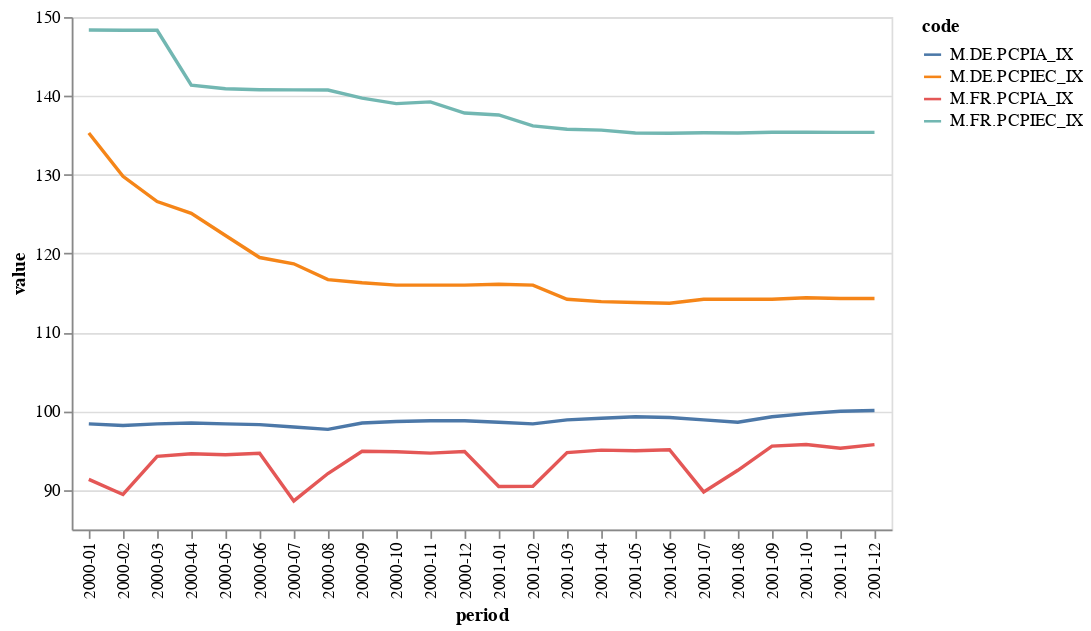

The notebook cell this image was saved under:
### Code cell
chart = Chart(clean_dataframe(sdmx_filter_df).query("period >= '2000' and period < '2002'")).mark_line().encode(
    x='period',
    y=Y('value', scale=Scale(zero=False)),
    color='code',
)
chart

### Figure 1 — Vega-Lite specification as saved in the notebook (floating-point values rounded to 4 significant figures)
{"$schema": "https://vega.github.io/schema/vega-lite/v1.2.1.json", "data": {"values": [{"FREQ": "M", "Frequency": "Monthly", "INDICATOR": "PCPIA_IX", "Indicator": "Clothing and footwear", "REFERENCE_PERIOD": "2015A", "REF_AREA": "FR", "Reference Area": "France", "code": "M.FR.PCPIA_IX", "dataset_code": "CPI", "dataset_name": "Consumer Price Index (CPI)", "period": "2000-01", "value": 91.36}, {"FREQ": "M", "Frequency": "Monthly", "INDICATOR": "PCPIA_IX", "Indicator": "Clothing and footwear", "REFERENCE_PERIOD": "2015A", "REF_AREA": "FR", "Reference Area": "France", "code": "M.FR.PCPIA_IX", "dataset_code": "CPI", "dataset_name": "Consumer Price Index (CPI)", "period": "2000-02", "value": 89.44}, {"FREQ": "M", "Frequency": "Monthly", "INDICATOR": "PCPIA_IX", "Indicator": "Clothing and footwear", "REFERENCE_PERIOD": "2015A", "REF_AREA": "FR", "Reference Area": "France", "code": "M.FR.PCPIA_IX", "dataset_code": "CPI", "dataset_name": "Consumer Price Index (CPI)", "period": "2000-03", "value": 94.27}, {"FREQ": "M", "Frequency": "Monthly", "INDICATOR": "PCPIA_IX", "Indicator": "Clothing and footwear", "REFERENCE_PERIOD": "2015A", "REF_AREA": "FR", "Reference Area": "France", "code": "M.FR.PCPIA_IX", "dataset_code": "CPI", "dataset_name": "Consumer Price Index (CPI)", "period": "2000-04", "value": 94.6}, {"FREQ": "M", "Frequency": "Monthly", "INDICATOR": "PCPIA_IX", "Indicator": "Clothing and footwear", "REFERENCE_PERIOD": "2015A", "REF_AREA": "FR", "Reference Area": "France", "code": "M.FR.PCPIA_IX", "dataset_code": "CPI", "dataset_name": "Consumer Price Index (CPI)", "period": "2000-05", "value": 94.49}, {"FREQ": "M", "Frequency": "Monthly", "INDICATOR": "PCPIA_IX", "Indicator": "Clothing and footwear", "REFERENCE_PERIOD": "2015A", "REF_AREA": "FR", "Reference Area": "France", "code": "M.FR.PCPIA_IX", "dataset_code": "CPI", "dataset_name": "Consumer Price Index (CPI)", "period": "2000-06", "value": 94.66}, {"FREQ": "M", "Frequency": "Monthly", "INDICATOR": "PCPIA_IX", "Indicator": "Clothing and footwear", "REFERENCE_PERIOD": "2015A", "REF_AREA": "FR", "Reference Area": "France", "code": "M.FR.PCPIA_IX", "dataset_code": "CPI", "dataset_name": "Consumer Price Index (CPI)", "period": "2000-07", "value": 88.62}, {"FREQ": "M", "Frequency": "Monthly", "INDICATOR": "PCPIA_IX", "Indicator": "Clothing and footwear", "REFERENCE_PERIOD": "2015A", "REF_AREA": "FR", "Reference Area": "France", "code": "M.FR.PCPIA_IX", "dataset_code": "CPI", "dataset_name": "Consumer Price Index (CPI)", "period": "2000-08", "value": 92.1}, {"FREQ": "M", "Frequency": "Monthly", "INDICATOR": "PCPIA_IX", "Indicator": "Clothing and footwear", "REFERENCE_PERIOD": "2015A", "REF_AREA": "FR", "Reference Area": "France", "code": "M.FR.PCPIA_IX", "dataset_code": "CPI", "dataset_name": "Consumer Price Index (CPI)", "period": "2000-09", "value": 94.93}, {"FREQ": "M", "Frequency": "Monthly", "INDICATOR": "PCPIA_IX", "Indicator": "Clothing and footwear", "REFERENCE_PERIOD": "2015A", "REF_AREA": "FR", "Reference Area": "France", "code": "M.FR.PCPIA_IX", "dataset_code": "CPI", "dataset_name": "Consumer Price Index (CPI)", "period": "2000-10", "value": 94.85}, {"FREQ": "M", "Frequency": "Monthly", "INDICATOR": "PCPIA_IX", "Indicator": "Clothing and footwear", "REFERENCE_PERIOD": "2015A", "REF_AREA": "FR", "Reference Area": "France", "code": "M.FR.PCPIA_IX", "dataset_code": "CPI", "dataset_name": "Consumer Price Index (CPI)", "period": "2000-11", "value": 94.69}, {"FREQ": "M", "Frequency": "Monthly", "INDICATOR": "PCPIA_IX", "Indicator": "Clothing and footwear", "REFERENCE_PERIOD": "2015A", "REF_AREA": "FR", "Reference Area": "France", "code": "M.FR.PCPIA_IX", "dataset_code": "CPI", "dataset_name": "Consumer Price Index (CPI)", "period": "2000-12", "value": 94.89}, {"FREQ": "M", "Frequency": "Monthly", "INDICATOR": "PCPIA_IX", "Indicator": "Clothing and footwear", "REFERENCE_PERIOD": "2015A", "REF_AREA": "FR", "Reference Area": "France", "code": "M.FR.PCPIA_IX", "dataset_code": "CPI", "dataset_name": "Consumer Price Index (CPI)", "period": "2001-01", "value": 90.45}, {"FREQ": "M", "Frequency": "Monthly", "INDICATOR": "PCPIA_IX", "Indicator": "Clothing and footwear", "REFERENCE_PERIOD": "2015A", "REF_AREA": "FR", "Reference Area": "France", "code": "M.FR.PCPIA_IX", "dataset_code": "CPI", "dataset_name": "Consumer Price Index (CPI)", "period": "2001-02", "value": 90.49}, {"FREQ": "M", "Frequency": "Monthly", "INDICATOR": "PCPIA_IX", "Indicator": "Clothing and footwear", "REFERENCE_PERIOD": "2015A", "REF_AREA": "FR", "Reference Area": "France", "code": "M.FR.PCPIA_IX", "dataset_code": "CPI", "dataset_name": "Consumer Price Index (CPI)", "period": "2001-03", "value": 94.76}, {"FREQ": "M", "Frequency": "Monthly", "INDICATOR": "PCPIA_IX", "Indicator": "Clothing and footwear", "REFERENCE_PERIOD": "2015A", "REF_AREA": "FR", "Reference Area": "France", "code": "M.FR.PCPIA_IX", "dataset_code": "CPI", "dataset_name": "Consumer Price Index (CPI)", "period": "2001-04", "value": 95.07}, {"FREQ": "M", "Frequency": "Monthly", "INDICATOR": "PCPIA_IX", "Indicator": "Clothing and footwear", "REFERENCE_PERIOD": "2015A", "REF_AREA": "FR", "Reference Area": "France", "code": "M.FR.PCPIA_IX", "dataset_code": "CPI", "dataset_name": "Consumer Price Index (CPI)", "period": "2001-05", "value": 94.98}, {"FREQ": "M", "Frequency": "Monthly", "INDICATOR": "PCPIA_IX", "Indicator": "Clothing and footwear", "REFERENCE_PERIOD": "2015A", "REF_AREA": "FR", "Reference Area": "France", "code": "M.FR.PCPIA_IX", "dataset_code": "CPI", "dataset_name": "Consumer Price Index (CPI)", "period": "2001-06", "value": 95.11}, {"FREQ": "M", "Frequency": "Monthly", "INDICATOR": "PCPIA_IX", "Indicator": "Clothing and footwear", "REFERENCE_PERIOD": "2015A", "REF_AREA": "FR", "Reference Area": "France", "code": "M.FR.PCPIA_IX", "dataset_code": "CPI", "dataset_name": "Consumer Price Index (CPI)", "period": "2001-07", "value": 89.77}, {"FREQ": "M", "Frequency": "Monthly", "INDICATOR": "PCPIA_IX", "Indicator": "Clothing and footwear", "REFERENCE_PERIOD": "2015A", "REF_AREA": "FR", "Reference Area": "France", "code": "M.FR.PCPIA_IX", "dataset_code": "CPI", "dataset_name": "Consumer Price Index (CPI)", "period": "2001-08", "value": 92.51}, {"FREQ": "M", "Frequency": "Monthly", "INDICATOR": "PCPIA_IX", "Indicator": "Clothing and footwear", "REFERENCE_PERIOD": "2015A", "REF_AREA": "FR", "Reference Area": "France", "code": "M.FR.PCPIA_IX", "dataset_code": "CPI", "dataset_name": "Consumer Price Index (CPI)", "period": "2001-09", "value": 95.58}, {"FREQ": "M", "Frequency": "Monthly", "INDICATOR": "PCPIA_IX", "Indicator": "Clothing and footwear", "REFERENCE_PERIOD": "2015A", "REF_AREA": "FR", "Reference Area": "France", "code": "M.FR.PCPIA_IX", "dataset_code": "CPI", "dataset_name": "Consumer Price Index (CPI)", "period": "2001-10", "value": 95.78}, {"FREQ": "M", "Frequency": "Monthly", "INDICATOR": "PCPIA_IX", "Indicator": "Clothing and footwear", "REFERENCE_PERIOD": "2015A", "REF_AREA": "FR", "Reference Area": "France", "code": "M.FR.PCPIA_IX", "dataset_code": "CPI", "dataset_name": "Consumer Price Index (CPI)", "period": "2001-11", "value": 95.3}, {"FREQ": "M", "Frequency": "Monthly", "INDICATOR": "PCPIA_IX", "Indicator": "Clothing and footwear", "REFERENCE_PERIOD": "2015A", "REF_AREA": "FR", "Reference Area": "France", "code": "M.FR.PCPIA_IX", "dataset_code": "CPI", "dataset_name": "Consumer Price Index (CPI)", "period": "2001-12", "value": 95.77}, {"FREQ": "M", "Frequency": "Monthly", "INDICATOR": "PCPIEC_IX", "Indicator": "Communication", "REFERENCE_PERIOD": "2015A", "REF_AREA": "FR", "Reference Area": "France", "code": "M.FR.PCPIEC_IX", "dataset_code": "CPI", "dataset_name": "Consumer Price Index (CPI)", "period": "2000-01", "value": 148.4}, {"FREQ": "M", "Frequency": "Monthly", "INDICATOR": "PCPIEC_IX", "Indicator": "Communication", "REFERENCE_PERIOD": "2015A", "REF_AREA": "FR", "Reference Area": "France", "code": "M.FR.PCPIEC_IX", "dataset_code": "CPI", "dataset_name": "Consumer Price Index (CPI)", "period": "2000-02", "value": 148.3}, {"FREQ": "M", "Frequency": "Monthly", "INDICATOR": "PCPIEC_IX", "Indicator": "Communication", "REFERENCE_PERIOD": "2015A", "REF_AREA": "FR", "Reference Area": "France", "code": "M.FR.PCPIEC_IX", "dataset_code": "CPI", "dataset_name": "Consumer Price Index (CPI)", "period": "2000-03", "value": 148.3}, {"FREQ": "M", "Frequency": "Monthly", "INDICATOR": "PCPIEC_IX", "Indicator": "Communication", "REFERENCE_PERIOD": "2015A", "REF_AREA": "FR", "Reference Area": "France", "code": "M.FR.PCPIEC_IX", "dataset_code": "CPI", "dataset_name": "Consumer Price Index (CPI)", "period": "2000-04", "value": 141.4}, {"FREQ": "M", "Frequency": "Monthly", "INDICATOR": "PCPIEC_IX", "Indicator": "Communication", "REFERENCE_PERIOD": "2015A", "REF_AREA": "FR", "Reference Area": "France", "code": "M.FR.PCPIEC_IX", "dataset_code": "CPI", "dataset_name": "Consumer Price Index (CPI)", "period": "2000-05", "value": 140.9}, {"FREQ": "M", "Frequency": "Monthly", "INDICATOR": "PCPIEC_IX", "Indicator": "Communication", "REFERENCE_PERIOD": "2015A", "REF_AREA": "FR", "Reference Area": "France", "code": "M.FR.PCPIEC_IX", "dataset_code": "CPI", "dataset_name": "Consumer Price Index (CPI)", "period": "2000-06", "value": 140.8}, {"FREQ": "M", "Frequency": "Monthly", "INDICATOR": "PCPIEC_IX", "Indicator": "Communication", "REFERENCE_PERIOD": "2015A", "REF_AREA": "FR", "Reference Area": "France", "code": "M.FR.PCPIEC_IX", "dataset_code": "CPI", "dataset_name": "Consumer Price Index (CPI)", "period": "2000-07", "value": 140.8}, {"FREQ": "M", "Frequency": "Monthly", "INDICATOR": "PCPIEC_IX", "Indicator": "Communication", "REFERENCE_PERIOD": "2015A", "REF_AREA": "FR", "Reference Area": "France", "code": "M.FR.PCPIEC_IX", "dataset_code": "CPI", "dataset_name": "Consumer Price Index (CPI)", "period": "2000-08", "value": 140.7}, {"FREQ": "M", "Frequency": "Monthly", "INDICATOR": "PCPIEC_IX", "Indicator": "Communication", "REFERENCE_PERIOD": "2015A", "REF_AREA": "FR", "Reference Area": "France", "code": "M.FR.PCPIEC_IX", "dataset_code": "CPI", "dataset_name": "Consumer Price Index (CPI)", "period": "2000-09", "value": 139.7}, {"FREQ": "M", "Frequency": "Monthly", "INDICATOR": "PCPIEC_IX", "Indicator": "Communication", "REFERENCE_PERIOD": "2015A", "REF_AREA": "FR", "Reference Area": "France", "code": "M.FR.PCPIEC_IX", "dataset_code": "CPI", "dataset_name": "Consumer Price Index (CPI)", "period": "2000-10", "value": 139.0}, {"FREQ": "M", "Frequency": "Monthly", "INDICATOR": "PCPIEC_IX", "Indicator": "Communication", "REFERENCE_PERIOD": "2015A", "REF_AREA": "FR", "Reference Area": "France", "code": "M.FR.PCPIEC_IX", "dataset_code": "CPI", "dataset_name": "Consumer Price Index (CPI)", "period": "2000-11", "value": 139.2}, {"FREQ": "M", "Frequency": "Monthly", "INDICATOR": "PCPIEC_IX", "Indicator": "Communication", "REFERENCE_PERIOD": "2015A", "REF_AREA": "FR", "Reference Area": "France", "code": "M.FR.PCPIEC_IX", "dataset_code": "CPI", "dataset_name": "Consumer Price Index (CPI)", "period": "2000-12", "value": 137.8}, {"FREQ": "M", "Frequency": "Monthly", "INDICATOR": "PCPIEC_IX", "Indicator": "Communication", "REFERENCE_PERIOD": "2015A", "REF_AREA": "FR", "Reference Area": "France", "code": "M.FR.PCPIEC_IX", "dataset_code": "CPI", "dataset_name": "Consumer Price Index (CPI)", "period": "2001-01", "value": 137.6}, {"FREQ": "M", "Frequency": "Monthly", "INDICATOR": "PCPIEC_IX", "Indicator": "Communication", "REFERENCE_PERIOD": "2015A", "REF_AREA": "FR", "Reference Area": "France", "code": "M.FR.PCPIEC_IX", "dataset_code": "CPI", "dataset_name": "Consumer Price Index (CPI)", "period": "2001-02", "value": 136.2}, {"FREQ": "M", "Frequency": "Monthly", "INDICATOR": "PCPIEC_IX", "Indicator": "Communication", "REFERENCE_PERIOD": "2015A", "REF_AREA": "FR", "Reference Area": "France", "code": "M.FR.PCPIEC_IX", "dataset_code": "CPI", "dataset_name": "Consumer Price Index (CPI)", "period": "2001-03", "value": 135.8}, {"FREQ": "M", "Frequency": "Monthly", "INDICATOR": "PCPIEC_IX", "Indicator": "Communication", "REFERENCE_PERIOD": "2015A", "REF_AREA": "FR", "Reference Area": "France", "code": "M.FR.PCPIEC_IX", "dataset_code": "CPI", "dataset_name": "Consumer Price Index (CPI)", "period": "2001-04", "value": 135.7}, {"FREQ": "M", "Frequency": "Monthly", "INDICATOR": "PCPIEC_IX", "Indicator": "Communication", "REFERENCE_PERIOD": "2015A", "REF_AREA": "FR", "Reference Area": "France", "code": "M.FR.PCPIEC_IX", "dataset_code": "CPI", "dataset_name": "Consumer Price Index (CPI)", "period": "2001-05", "value": 135.3}, {"FREQ": "M", "Frequency": "Monthly", "INDICATOR": "PCPIEC_IX", "Indicator": "Communication", "REFERENCE_PERIOD": "2015A", "REF_AREA": "FR", "Reference Area": "France", "code": "M.FR.PCPIEC_IX", "dataset_code": "CPI", "dataset_name": "Consumer Price Index (CPI)", "period": "2001-06", "value": 135.3}, {"FREQ": "M", "Frequency": "Monthly", "INDICATOR": "PCPIEC_IX", "Indicator": "Communication", "REFERENCE_PERIOD": "2015A", "REF_AREA": "FR", "Reference Area": "France", "code": "M.FR.PCPIEC_IX", "dataset_code": "CPI", "dataset_name": "Consumer Price Index (CPI)", "period": "2001-07", "value": 135.3}, {"FREQ": "M", "Frequency": "Monthly", "INDICATOR": "PCPIEC_IX", "Indicator": "Communication", "REFERENCE_PERIOD": "2015A", "REF_AREA": "FR", "Reference Area": "France", "code": "M.FR.PCPIEC_IX", "dataset_code": "CPI", "dataset_name": "Consumer Price Index (CPI)", "period": "2001-08", "value": 135.3}, {"FREQ": "M", "Frequency": "Monthly", "INDICATOR": "PCPIEC_IX", "Indicator": "Communication", "REFERENCE_PERIOD": "2015A", "REF_AREA": "FR", "Reference Area": "France", "code": "M.FR.PCPIEC_IX", "dataset_code": "CPI", "dataset_name": "Consumer Price Index (CPI)", "period": "2001-09", "value": 135.4}, {"FREQ": "M", "Frequency": "Monthly", "INDICATOR": "PCPIEC_IX", "Indicator": "Communication", "REFERENCE_PERIOD": "2015A", "REF_AREA": "FR", "Reference Area": "France", "code": "M.FR.PCPIEC_IX", "dataset_code": "CPI", "dataset_name": "Consumer Price Index (CPI)", "period": "2001-10", "value": 135.4}, {"FREQ": "M", "Frequency": "Monthly", "INDICATOR": "PCPIEC_IX", "Indicator": "Communication", "REFERENCE_PERIOD": "2015A", "REF_AREA": "FR", "Reference Area": "France", "code": "M.FR.PCPIEC_IX", "dataset_code": "CPI", "dataset_name": "Consumer Price Index (CPI)", "period": "2001-11", "value": 135.4}, {"FREQ": "M", "Frequency": "Monthly", "INDICATOR": "PCPIEC_IX", "Indicator": "Communication", "REFERENCE_PERIOD": "2015A", "REF_AREA": "FR", "Reference Area": "France", "code": "M.FR.PCPIEC_IX", "dataset_code": "CPI", "dataset_name": "Consumer Price Index (CPI)", "period": "2001-12", "value": 135.4}, {"FREQ": "M", "Frequency": "Monthly", "INDICATOR": "PCPIA_IX", "Indicator": "Clothing and footwear", "REFERENCE_PERIOD": "2010A", "REF_AREA": "DE", "Reference Area": "Germany", "code": "M.DE.PCPIA_IX", "dataset_code": "CPI", "dataset_name": "Consumer Price Index (CPI)", "period": "2000-01", "value": 98.4}, {"FREQ": "M", "Frequency": "Monthly", "INDICATOR": "PCPIA_IX", "Indicator": "Clothing and footwear", "REFERENCE_PERIOD": "2010A", "REF_AREA": "DE", "Reference Area": "Germany", "code": "M.DE.PCPIA_IX", "dataset_code": "CPI", "dataset_name": "Consumer Price Index (CPI)", "period": "2000-02", "value": 98.2}, {"FREQ": "M", "Frequency": "Monthly", "INDICATOR": "PCPIA_IX", "Indicator": "Clothing and footwear", "REFERENCE_PERIOD": "2010A", "REF_AREA": "DE", "Reference Area": "Germany", "code": "M.DE.PCPIA_IX", "dataset_code": "CPI", "dataset_name": "Consumer Price Index (CPI)", "period": "2000-03", "value": 98.4}, {"FREQ": "M", "Frequency": "Monthly", "INDICATOR": "PCPIA_IX", "Indicator": "Clothing and footwear", "REFERENCE_PERIOD": "2010A", "REF_AREA": "DE", "Reference Area": "Germany", "code": "M.DE.PCPIA_IX", "dataset_code": "CPI", "dataset_name": "Consumer Price Index (CPI)", "period": "2000-04", "value": 98.5}, {"FREQ": "M", "Frequency": "Monthly", "INDICATOR": "PCPIA_IX", "Indicator": "Clothing and footwear", "REFERENCE_PERIOD": "2010A", "REF_AREA": "DE", "Reference Area": "Germany", "code": "M.DE.PCPIA_IX", "dataset_code": "CPI", "dataset_name": "Consumer Price Index (CPI)", "period": "2000-05", "value": 98.4}, {"FREQ": "M", "Frequency": "Monthly", "INDICATOR": "PCPIA_IX", "Indicator": "Clothing and footwear", "REFERENCE_PERIOD": "2010A", "REF_AREA": "DE", "Reference Area": "Germany", "code": "M.DE.PCPIA_IX", "dataset_code": "CPI", "dataset_name": "Consumer Price Index (CPI)", "period": "2000-06", "value": 98.3}, {"FREQ": "M", "Frequency": "Monthly", "INDICATOR": "PCPIA_IX", "Indicator": "Clothing and footwear", "REFERENCE_PERIOD": "2010A", "REF_AREA": "DE", "Reference Area": "Germany", "code": "M.DE.PCPIA_IX", "dataset_code": "CPI", "dataset_name": "Consumer Price Index (CPI)", "period": "2000-07", "value": 98}, {"FREQ": "M", "Frequency": "Monthly", "INDICATOR": "PCPIA_IX", "Indicator": "Clothing and footwear", "REFERENCE_PERIOD": "2010A", "REF_AREA": "DE", "Reference Area": "Germany", "code": "M.DE.PCPIA_IX", "dataset_code": "CPI", "dataset_name": "Consumer Price Index (CPI)", "period": "2000-08", "value": 97.7}, {"FREQ": "M", "Frequency": "Monthly", "INDICATOR": "PCPIA_IX", "Indicator": "Clothing and footwear", "REFERENCE_PERIOD": "2010A", "REF_AREA": "DE", "Reference Area": "Germany", "code": "M.DE.PCPIA_IX", "dataset_code": "CPI", "dataset_name": "Consumer Price Index (CPI)", "period": "2000-09", "value": 98.5}, {"FREQ": "M", "Frequency": "Monthly", "INDICATOR": "PCPIA_IX", "Indicator": "Clothing and footwear", "REFERENCE_PERIOD": "2010A", "REF_AREA": "DE", "Reference Area": "Germany", "code": "M.DE.PCPIA_IX", "dataset_code": "CPI", "dataset_name": "Consumer Price Index (CPI)", "period": "2000-10", "value": 98.7}, {"FREQ": "M", "Frequency": "Monthly", "INDICATOR": "PCPIA_IX", "Indicator": "Clothing and footwear", "REFERENCE_PERIOD": "2010A", "REF_AREA": "DE", "Reference Area": "Germany", "code": "M.DE.PCPIA_IX", "dataset_code": "CPI", "dataset_name": "Consumer Price Index (CPI)", "period": "2000-11", "value": 98.8}, {"FREQ": "M", "Frequency": "Monthly", "INDICATOR": "PCPIA_IX", "Indicator": "Clothing and footwear", "REFERENCE_PERIOD": "2010A", "REF_AREA": "DE", "Reference Area": "Germany", "code": "M.DE.PCPIA_IX", "dataset_code": "CPI", "dataset_name": "Consumer Price Index (CPI)", "period": "2000-12", "value": 98.8}, {"FREQ": "M", "Frequency": "Monthly", "INDICATOR": "PCPIA_IX", "Indicator": "Clothing and footwear", "REFERENCE_PERIOD": "2010A", "REF_AREA": "DE", "Reference Area": "Germany", "code": "M.DE.PCPIA_IX", "dataset_code": "CPI", "dataset_name": "Consumer Price Index (CPI)", "period": "2001-01", "value": 98.6}, {"FREQ": "M", "Frequency": "Monthly", "INDICATOR": "PCPIA_IX", "Indicator": "Clothing and footwear", "REFERENCE_PERIOD": "2010A", "REF_AREA": "DE", "Reference Area": "Germany", "code": "M.DE.PCPIA_IX", "dataset_code": "CPI", "dataset_name": "Consumer Price Index (CPI)", "period": "2001-02", "value": 98.4}, {"FREQ": "M", "Frequency": "Monthly", "INDICATOR": "PCPIA_IX", "Indicator": "Clothing and footwear", "REFERENCE_PERIOD": "2010A", "REF_AREA": "DE", "Reference Area": "Germany", "code": "M.DE.PCPIA_IX", "dataset_code": "CPI", "dataset_name": "Consumer Price Index (CPI)", "period": "2001-03", "value": 98.9}, {"FREQ": "M", "Frequency": "Monthly", "INDICATOR": "PCPIA_IX", "Indicator": "Clothing and footwear", "REFERENCE_PERIOD": "2010A", "REF_AREA": "DE", "Reference Area": "Germany", "code": "M.DE.PCPIA_IX", "dataset_code": "CPI", "dataset_name": "Consumer Price Index (CPI)", "period": "2001-04", "value": 99.1}, {"FREQ": "M", "Frequency": "Monthly", "INDICATOR": "PCPIA_IX", "Indicator": "Clothing and footwear", "REFERENCE_PERIOD": "2010A", "REF_AREA": "DE", "Reference Area": "Germany", "code": "M.DE.PCPIA_IX", "dataset_code": "CPI", "dataset_name": "Consumer Price Index (CPI)", "period": "2001-05", "value": 99.3}, {"FREQ": "M", "Frequency": "Monthly", "INDICATOR": "PCPIA_IX", "Indicator": "Clothing and footwear", "REFERENCE_PERIOD": "2010A", "REF_AREA": "DE", "Reference Area": "Germany", "code": "M.DE.PCPIA_IX", "dataset_code": "CPI", "dataset_name": "Consumer Price Index (CPI)", "period": "2001-06", "value": 99.2}, {"FREQ": "M", "Frequency": "Monthly", "INDICATOR": "PCPIA_IX", "Indicator": "Clothing and footwear", "REFERENCE_PERIOD": "2010A", "REF_AREA": "DE", "Reference Area": "Germany", "code": "M.DE.PCPIA_IX", "dataset_code": "CPI", "dataset_name": "Consumer Price Index (CPI)", "period": "2001-07", "value": 98.9}, {"FREQ": "M", "Frequency": "Monthly", "INDICATOR": "PCPIA_IX", "Indicator": "Clothing and footwear", "REFERENCE_PERIOD": "2010A", "REF_AREA": "DE", "Reference Area": "Germany", "code": "M.DE.PCPIA_IX", "dataset_code": "CPI", "dataset_name": "Consumer Price Index (CPI)", "period": "2001-08", "value": 98.6}, {"FREQ": "M", "Frequency": "Monthly", "INDICATOR": "PCPIA_IX", "Indicator": "Clothing and footwear", "REFERENCE_PERIOD": "2010A", "REF_AREA": "DE", "Reference Area": "Germany", "code": "M.DE.PCPIA_IX", "dataset_code": "CPI", "dataset_name": "Consumer Price Index (CPI)", "period": "2001-09", "value": 99.3}, {"FREQ": "M", "Frequency": "Monthly", "INDICATOR": "PCPIA_IX", "Indicator": "Clothing and footwear", "REFERENCE_PERIOD": "2010A", "REF_AREA": "DE", "Reference Area": "Germany", "code": "M.DE.PCPIA_IX", "dataset_code": "CPI", "dataset_name": "Consumer Price Index (CPI)", "period": "2001-10", "value": 99.7}, {"FREQ": "M", "Frequency": "Monthly", "INDICATOR": "PCPIA_IX", "Indicator": "Clothing and footwear", "REFERENCE_PERIOD": "2010A", "REF_AREA": "DE", "Reference Area": "Germany", "code": "M.DE.PCPIA_IX", "dataset_code": "CPI", "dataset_name": "Consumer Price Index (CPI)", "period": "2001-11", "value": 100}, {"FREQ": "M", "Frequency": "Monthly", "INDICATOR": "PCPIA_IX", "Indicator": "Clothing and footwear", "REFERENCE_PERIOD": "2010A", "REF_AREA": "DE", "Reference Area": "Germany", "code": "M.DE.PCPIA_IX", "dataset_code": "CPI", "dataset_name": "Consumer Price Index (CPI)", "period": "2001-12", "value": 100.1}, {"FREQ": "M", "Frequency": "Monthly", "INDICATOR": "PCPIEC_IX", "Indicator": "Communication", "REFERENCE_PERIOD": "2010A", "REF_AREA": "DE", "Reference Area": "Germany", "code": "M.DE.PCPIEC_IX", "dataset_code": "CPI", "dataset_name": "Consumer Price Index (CPI)", "period": "2000-01", "value": 135.3}, {"FREQ": "M", "Frequency": "Monthly", "INDICATOR": "PCPIEC_IX", "Indicator": "Communication", "REFERENCE_PERIOD": "2010A", "REF_AREA": "DE", "Reference Area": "Germany", "code": "M.DE.PCPIEC_IX", "dataset_code": "CPI", "dataset_name": "Consumer Price Index (CPI)", "period": "2000-02", "value": 129.8}, {"FREQ": "M", "Frequency": "Monthly", "INDICATOR": "PCPIEC_IX", "Indicator": "Communication", "REFERENCE_PERIOD": "2010A", "REF_AREA": "DE", "Reference Area": "Germany", "code": "M.DE.PCPIEC_IX", "dataset_code": "CPI", "dataset_name": "Consumer Price Index (CPI)", "period": "2000-03", "value": 126.6}, {"FREQ": "M", "Frequency": "Monthly", "INDICATOR": "PCPIEC_IX", "Indicator": "Communication", "REFERENCE_PERIOD": "2010A", "REF_AREA": "DE", "Reference Area": "Germany", "code": "M.DE.PCPIEC_IX", "dataset_code": "CPI", "dataset_name": "Consumer Price Index (CPI)", "period": "2000-04", "value": 125.1}, {"FREQ": "M", "Frequency": "Monthly", "INDICATOR": "PCPIEC_IX", "Indicator": "Communication", "REFERENCE_PERIOD": "2010A", "REF_AREA": "DE", "Reference Area": "Germany", "code": "M.DE.PCPIEC_IX", "dataset_code": "CPI", "dataset_name": "Consumer Price Index (CPI)", "period": "2000-05", "value": 122.3}, {"FREQ": "M", "Frequency": "Monthly", "INDICATOR": "PCPIEC_IX", "Indicator": "Communication", "REFERENCE_PERIOD": "2010A", "REF_AREA": "DE", "Reference Area": "Germany", "code": "M.DE.PCPIEC_IX", "dataset_code": "CPI", "dataset_name": "Consumer Price Index (CPI)", "period": "2000-06", "value": 119.5}, {"FREQ": "M", "Frequency": "Monthly", "INDICATOR": "PCPIEC_IX", "Indicator": "Communication", "REFERENCE_PERIOD": "2010A", "REF_AREA": "DE", "Reference Area": "Germany", "code": "M.DE.PCPIEC_IX", "dataset_code": "CPI", "dataset_name": "Consumer Price Index (CPI)", "period": "2000-07", "value": 118.7}, {"FREQ": "M", "Frequency": "Monthly", "INDICATOR": "PCPIEC_IX", "Indicator": "Communication", "REFERENCE_PERIOD": "2010A", "REF_AREA": "DE", "Reference Area": "Germany", "code": "M.DE.PCPIEC_IX", "dataset_code": "CPI", "dataset_name": "Consumer Price Index (CPI)", "period": "2000-08", "value": 116.7}, {"FREQ": "M", "Frequency": "Monthly", "INDICATOR": "PCPIEC_IX", "Indicator": "Communication", "REFERENCE_PERIOD": "2010A", "REF_AREA": "DE", "Reference Area": "Germany", "code": "M.DE.PCPIEC_IX", "dataset_code": "CPI", "dataset_name": "Consumer Price Index (CPI)", "period": "2000-09", "value": 116.3}, {"FREQ": "M", "Frequency": "Monthly", "INDICATOR": "PCPIEC_IX", "Indicator": "Communication", "REFERENCE_PERIOD": "2010A", "REF_AREA": "DE", "Reference Area": "Germany", "code": "M.DE.PCPIEC_IX", "dataset_code": "CPI", "dataset_name": "Consumer Price Index (CPI)", "period": "2000-10", "value": 116}, {"FREQ": "M", "Frequency": "Monthly", "INDICATOR": "PCPIEC_IX", "Indicator": "Communication", "REFERENCE_PERIOD": "2010A", "REF_AREA": "DE", "Reference Area": "Germany", "code": "M.DE.PCPIEC_IX", "dataset_code": "CPI", "dataset_name": "Consumer Price Index (CPI)", "period": "2000-11", "value": 116}, {"FREQ": "M", "Frequency": "Monthly", "INDICATOR": "PCPIEC_IX", "Indicator": "Communication", "REFERENCE_PERIOD": "2010A", "REF_AREA": "DE", "Reference Area": "Germany", "code": "M.DE.PCPIEC_IX", "dataset_code": "CPI", "dataset_name": "Consumer Price Index (CPI)", "period": "2000-12", "value": 116}, {"FREQ": "M", "Frequency": "Monthly", "INDICATOR": "PCPIEC_IX", "Indicator": "Communication", "REFERENCE_PERIOD": "2010A", "REF_AREA": "DE", "Reference Area": "Germany", "code": "M.DE.PCPIEC_IX", "dataset_code": "CPI", "dataset_name": "Consumer Price Index (CPI)", "period": "2001-01", "value": 116.1}, {"FREQ": "M", "Frequency": "Monthly", "INDICATOR": "PCPIEC_IX", "Indicator": "Communication", "REFERENCE_PERIOD": "2010A", "REF_AREA": "DE", "Reference Area": "Germany", "code": "M.DE.PCPIEC_IX", "dataset_code": "CPI", "dataset_name": "Consumer Price Index (CPI)", "period": "2001-02", "value": 116}, {"FREQ": "M", "Frequency": "Monthly", "INDICATOR": "PCPIEC_IX", "Indicator": "Communication", "REFERENCE_PERIOD": "2010A", "REF_AREA": "DE", "Reference Area": "Germany", "code": "M.DE.PCPIEC_IX", "dataset_code": "CPI", "dataset_name": "Consumer Price Index (CPI)", "period": "2001-03", "value": 114.2}, {"FREQ": "M", "Frequency": "Monthly", "INDICATOR": "PCPIEC_IX", "Indicator": "Communication", "REFERENCE_PERIOD": "2010A", "REF_AREA": "DE", "Reference Area": "Germany", "code": "M.DE.PCPIEC_IX", "dataset_code": "CPI", "dataset_name": "Consumer Price Index (CPI)", "period": "2001-04", "value": 113.9}, {"FREQ": "M", "Frequency": "Monthly", "INDICATOR": "PCPIEC_IX", "Indicator": "Communication", "REFERENCE_PERIOD": "2010A", "REF_AREA": "DE", "Reference Area": "Germany", "code": "M.DE.PCPIEC_IX", "dataset_code": "CPI", "dataset_name": "Consumer Price Index (CPI)", "period": "2001-05", "value": 113.8}, {"FREQ": "M", "Frequency": "Monthly", "INDICATOR": "PCPIEC_IX", "Indicator": "Communication", "REFERENCE_PERIOD": "2010A", "REF_AREA": "DE", "Reference Area": "Germany", "code": "M.DE.PCPIEC_IX", "dataset_code": "CPI", "dataset_name": "Consumer Price Index (CPI)", "period": "2001-06", "value": 113.7}, {"FREQ": "M", "Frequency": "Monthly", "INDICATOR": "PCPIEC_IX", "Indicator": "Communication", "REFERENCE_PERIOD": "2010A", "REF_AREA": "DE", "Reference Area": "Germany", "code": "M.DE.PCPIEC_IX", "dataset_code": "CPI", "dataset_name": "Consumer Price Index (CPI)", "period": "2001-07", "value": 114.2}, {"FREQ": "M", "Frequency": "Monthly", "INDICATOR": "PCPIEC_IX", "Indicator": "Communication", "REFERENCE_PERIOD": "2010A", "REF_AREA": "DE", "Reference Area": "Germany", "code": "M.DE.PCPIEC_IX", "dataset_code": "CPI", "dataset_name": "Consumer Price Index (CPI)", "period": "2001-08", "value": 114.2}, {"FREQ": "M", "Frequency": "Monthly", "INDICATOR": "PCPIEC_IX", "Indicator": "Communication", "REFERENCE_PERIOD": "2010A", "REF_AREA": "DE", "Reference Area": "Germany", "code": "M.DE.PCPIEC_IX", "dataset_code": "CPI", "dataset_name": "Consumer Price Index (CPI)", "period": "2001-09", "value": 114.2}, {"FREQ": "M", "Frequency": "Monthly", "INDICATOR": "PCPIEC_IX", "Indicator": "Communication", "REFERENCE_PERIOD": "2010A", "REF_AREA": "DE", "Reference Area": "Germany", "code": "M.DE.PCPIEC_IX", "dataset_code": "CPI", "dataset_name": "Consumer Price Index (CPI)", "period": "2001-10", "value": 114.4}, {"FREQ": "M", "Frequency": "Monthly", "INDICATOR": "PCPIEC_IX", "Indicator": "Communication", "REFERENCE_PERIOD": "2010A", "REF_AREA": "DE", "Reference Area": "Germany", "code": "M.DE.PCPIEC_IX", "dataset_code": "CPI", "dataset_name": "Consumer Price Index (CPI)", "period": "2001-11", "value": 114.3}, {"FREQ": "M", "Frequency": "Monthly", "INDICATOR": "PCPIEC_IX", "Indicator": "Communication", "REFERENCE_PERIOD": "2010A", "REF_AREA": "DE", "Reference Area": "Germany", "code": "M.DE.PCPIEC_IX", "dataset_code": "CPI", "dataset_name": "Consumer Price Index (CPI)", "period": "2001-12", "value": 114.3}]}, "encoding": {"color": {"field": "code", "type": "nominal"}, "x": {"field": "period", "type": "nominal"}, "y": {"field": "value", "scale": {"zero": false}, "type": "quantitative"}}, "mark": "line"}
